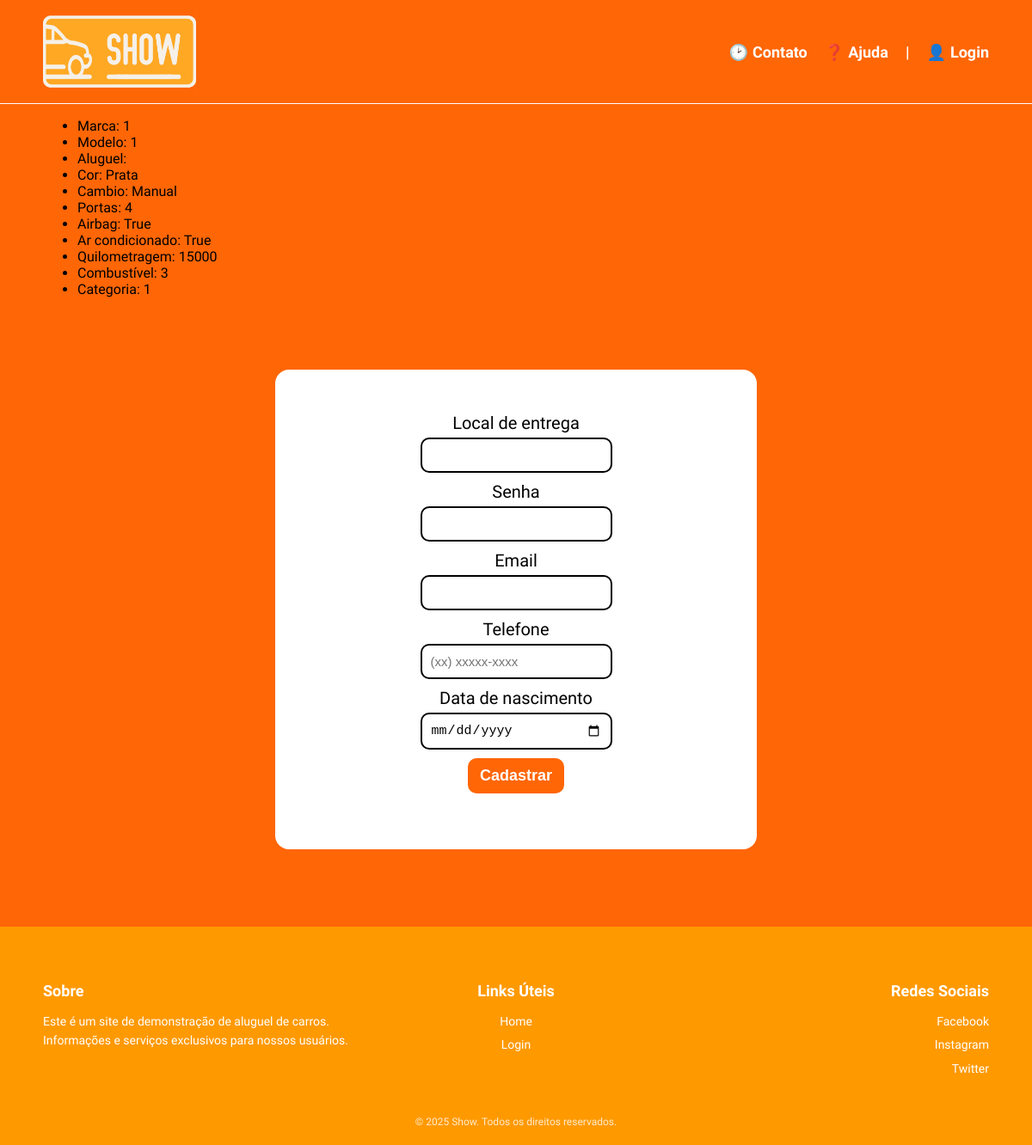
The page /1 on the database its author committed.
### projeto_agostinhov1.1/models.py (models this page shows, shortened)
class Veiculo(Base):
    __tablename__ = "veiculos"
    id = Column("id", Integer, primary_key=True, autoincrement=True)
    portas = Column("portas", Integer, nullable=False)
    preco_diaria = Column("preco_diaria", Numeric(10, 2), nullable=False)
    placa = Column("placa", String(7), nullable=False)
    cor = Column("cor", String(100), nullable=False)
    preco_compra = Column("preco_compra", Numeric(10, 2), nullable=False)
    capacidade_pessoas = Column("capacidade_pessoas", Integer, nullable=False)
    quilometragem = Column("quilometragem", Integer, nullable=False)
    cambio = Column("cambio", String(100), nullable=False)
    airbags = Column("airbags", Boolean, nullable=False)
    ar_condicionado = Column("ar_condicionado", Boolean, nullable=False)
    disponivel = Column("disponivel", Boolean, nullable=False)
    id_fornecedor = Column("id_fornecedor", Integer, ForeignKey("fornecedores.id"), nullable=False)
    id_garagem = Column("id_garagem", Integer, ForeignKey("garagens.id"), nullable=False)
    id_plano_seguro = Column("id_plano_seguro", Integer, ForeignKey("plano_seguros.id"), nullable=False)
    id_marca = Column("id_marca", Integer, ForeignKey("marcas.id"), nullable=False)
    id_modelo = Column("id_modelo", Integer, ForeignKey("modelos.id"), nullable=False)
    id_categoria = Column("id_categoria", Integer, ForeignKey("categorias.id"), nullable=False)
    id_combustivel = Column("id_combustivel", Integer, ForeignKey("combustiveis.id"), nullable=False)

### projeto_agostinhov1.1/app.py (the view)
@app.route("/<int:carro_id>")
def detalhar_carro(carro_id):
    sessao =Sessao()
    carro = sessao.query(Veiculo).filter_by(id=carro_id).first()
    if carro is None:
        abort(404)
    return render_template("detalhar_carro.html", carro= carro)

### projeto_agostinhov1.1/templates/detalhar_carro.html (shortened to what this page needs)
    {% extends "base.html" %}
    {% block conteudo_principal %}
    <ul>
        <li>Marca: {{ carro.id_marca }}</li>
        <li>Modelo: {{ carro.id_modelo }}</li>
        <li>Aluguel: {{ carro.aluguel }}</li>
        <li>Cor: {{ carro.cor }}</li>
        <li>Cambio: {{ carro.cambio }}</li>
        <li>Portas: {{ carro.portas }}</li>
        <li>Airbag: {{ carro.airbags }}</li>
        <li>Ar condicionado: {{ carro.ar_condicionado }}</li>
        <li>Quilometragem: {{ carro.quilometragem }}</li>
        <li>Combustível: {{ carro.id_combustivel }}</li>
        <li>Categoria: {{ carro.id_categoria }}</li>
    </ul>
    <br><br>
<div class="form_container">
    <form class="form_simples input" action="/cadastro" method="POST">
        <div class="container">
            <label for="local_entrega">Local de entrega</label>
            <input type="text" name="local_entrega" required minlength="3" placeholder="  ">
        </div>
        <div class="container">
            <label for="senha">Senha</label>
            <input type="password" name="senha" required minlength="3" placeholder="  ">
        </div>
        <div class="container">
            <label for="email">Email</label>
            <input type="email" name="email" required minlength="3" placeholder="  ">
        </div>
        <div class="container">
            <label for="telefone">Telefone</label>
            <input type="tel" name="telefone" required placeholder="(xx) xxxxx-xxxx">
        </div>
        <div class="container">
            <label for="data_nasc">Data de nascimento</label>
            <input type="date" name="data_nasc" required placeholder="  ">
        </div>
        <div class="container">
            <button type="submit">Cadastrar</button>
    {% endblock %}

### projeto_agostinhov1.1/static/estilo.css (style rules this page uses)
.container { max-width: 500px; margin: 0 auto; }
body { font-family: "Work Sans"; background-color: #ff6606; margin: 0; min-height: 100vh; display: flex; flex-direction: column; }
label { display: block; color: black; font-weight: 500; font-size: 20px; }
button[type="submit"] { background: white; border: 2px solid #ddd; border-radius: 25px; padding: 4px 10px; cursor: pointer; font-weight: bold; }
.form_container { background-color: #fff; border-radius: 16px; width: 100%; max-width: 500px; margin: 30px auto; padding: 50px 30px; text-align: center; display: flex; justify-content: center; }
.form_simples select, .form_simples input { width: 100%; padding: 10px; border: 2px solid #000000; border-radius: 10px; box-sizing: border-box; margin-top: 5px; margin-bottom: 10px; font-size: 15px; background-color: #fff; }
.form_simples button { background-color: #ff6606; color: #fff; width: 50%; padding: 10px; border: 2px ; border-radius: 10px; font-size: 18px; box-sizing: border-box; margin-bottom: 15px; }

### rows shown on the page
Veiculo: id_marca "1", id_modelo "1", cor "Prata", cambio "Manual", portas "4", airbags "True", ar_condicionado "True", quilometragem "15000", id_combustivel "3", id_categoria "1"
